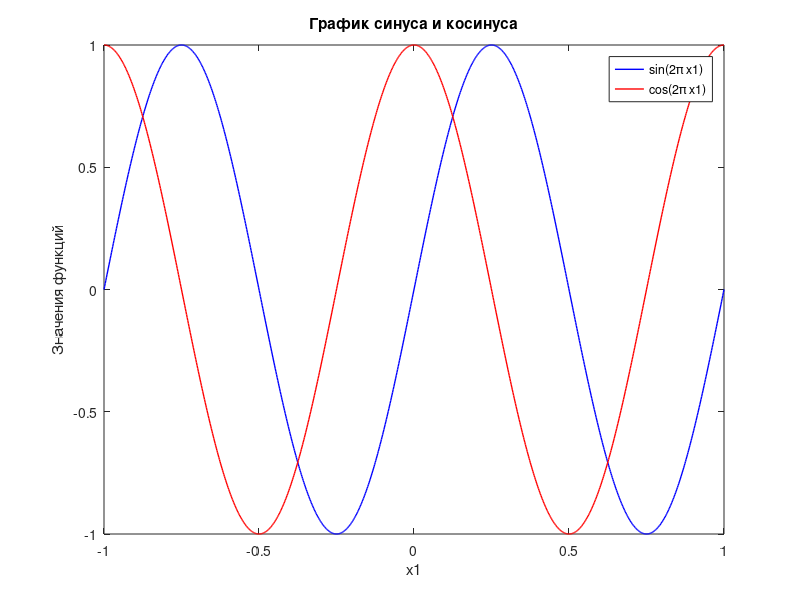
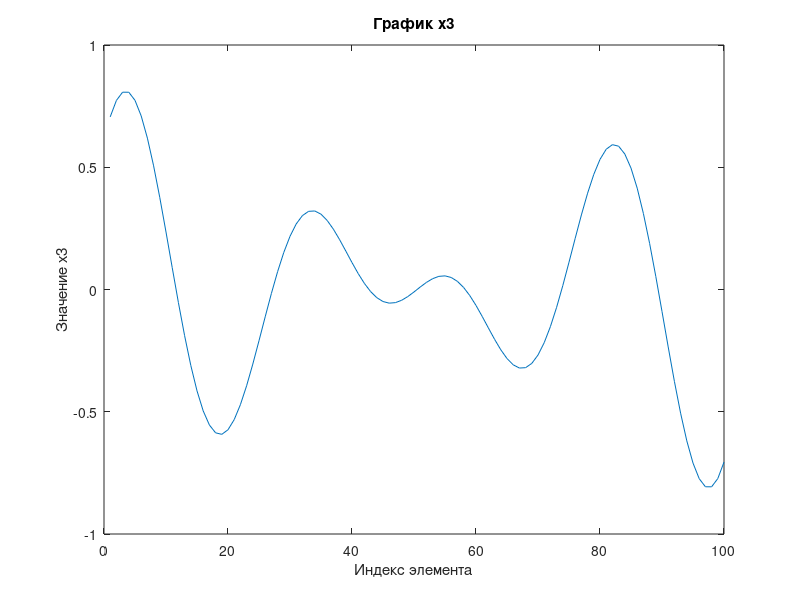
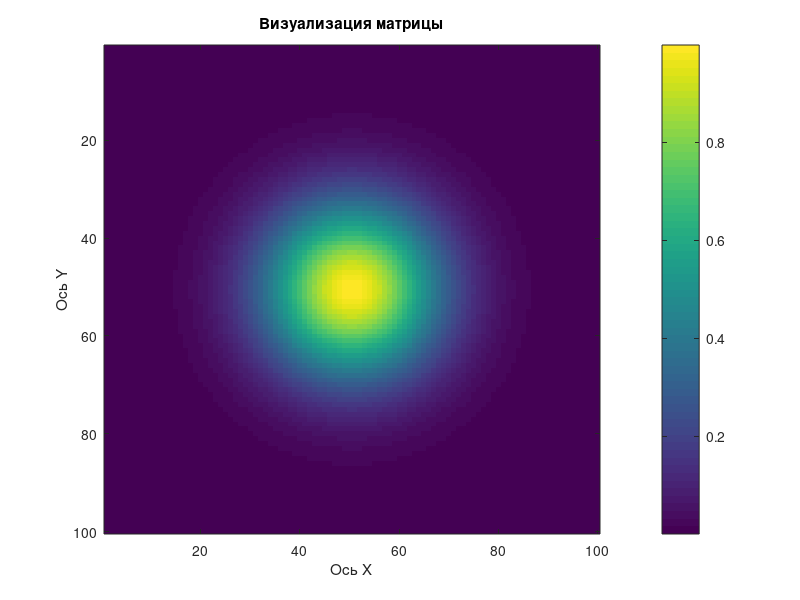

Write the MATLAB code that produced these figures, in order.
close all;
%1 задание
disp('ЗАДАНИЕ 1');
% Создаем матрицу x1 размером 12x12, например, заполненную случайными числами от 0 до 1
x1 = rand(12, 12);

% Выделяем подматрицу x2 размером 5x5, содержащую последние пять элементов x1 по строкам и столбцам
x2 = x1(end-4:end, end-4:end);

% Выводим x1 и x2 на экран
disp('Матрица x1:');
disp(x1);
disp('Подматрица x2:');
disp(x2);

%2 задание
disp('ЗАДАНИЕ 2');
x1 = rand(12, 12);
disp('Матрица x1:');
disp(x1);
#Создание матрицы x3 с четными строками матрицы x1
x2 = x1(2:2:end, :);
% Создание матрицы x3 с нечетными столбцами матрицы x1
x3 = x1(:, 1:2:end);
disp('Матрица x2:');
disp(x2);
disp('Матрица x3:');
disp(x3);

%3 задание
disp('ЗАДАНИЕ 3');
x1 = linspace(-1,1,100);
disp(x1);
%line1 = -1:(1 - (-1))/ (100 -1 ):1;
x1(x1 < 0.5) = 0;
disp(x1);

%4 задание
disp('ЗАДАНИЕ 4');
x1 = rand(5);
x2 = rand(5);
res1 = x1 * x2;
res2 = x1 .* x2;
disp('Матрица 1:');
disp(x1);
disp('Матрица 2');
disp(x2);
disp('Матричное перемножение');
disp(res1);
disp('Поэлементное перемножение');
disp(res2);

%5 задание
disp('ЗАДАНИЕ 5');
% Создание вектор-строки и вектор-столбца с 3 случайными элементами
x1 = rand(1, 3); % Вектор-строка
x2 = rand(3, 1); % Вектор-столбец
res1 = x1 * x2;
res2 = x1 .* x2;
disp('Матрица 1:');
disp(x1);
disp('Матрица 2');
disp(x2);
disp('Матричное перемножение');
disp(res1);
disp('Поэлементное перемножение');
disp(res2);
%6 задание
disp('ЗАДАНИЕ 6');
n = 11;
k = 12;
m = 13;
x1 = rand(n, k);
x2 = rand(k, m);
tic;
x3 = x1 * x2;
time1 = toc;

x3_new = zeros(n, m);
tic;
for i = 1:n
    for j = 1:m
        for k_index = 1:k
            x3_new(i, j) = x3_new(i, j) + x1(i, k_index) * x2(k_index, j);
        end
    end
end
%Инициализируется матрица x3_new  нулями.
%С помощью трех вложенных циклов (i для строк n, j для столбцов m и k_index для суммирования произведений элементов строки на столбец) выполняется умножение матриц поэлементно:
%каждый элемент (i, j) в результирующей матрице является суммой произведений соответствующих элементов i-й строки первой матрицы и j-го столбца второй матрицы.
time2 = toc;
disp('Матричное перемножение:');
disp('Time:');
disp(time1);
disp(x3);
disp('Поэлементный алгоритм:');
disp('Time:');
disp(time2);
disp(x3_new);
%7 задание
disp('ЗАДАНИЕ 7');
x1 = rand(1, 10)
x2 = zeros(1, 10-1);
tic; %Поэлементный подход
for i = 1:(10-1)
    x2(i) = x1(i+1) - x1(i);
end
time1 = toc;
disp('Поэлементный алгоритм:');
disp('Time:');
disp(time1);
x2
tic;
x2 = x1(2:end) - x1(1:end-1); %векторизованный вариант
time2 = toc;
disp('Векторизованный алгоритм:');
disp('Time:');
disp(time2);
x2
%8 задание
disp('ЗАДАНИЕ 8');
x1 = rand(7);
x2 = zeros(size(x1)); % Инициализация x2 нулями того же размера, что и x1
for i = 2:7
    x2(i,:) = x1(i,:) - x1(i-1,:); % Вычитаем предыдущую строку из текущей
end
x3 = zeros(size(x1)); % Инициализация x3 нулями того же размера, что и x1
for j = 2:7
    x3(:,j) = x1(:,j) - x1(:,j-1); % Вычитаем предыдущий столбец из текущего
end
x1
x2
x3
%9 задание
disp('ЗАДАНИЕ 9');
x1 = rand(1, 10);
     % Создание вектора x2
x2 = zeros(1, 10-2); % Инициализация вектора x2 нулями; его длина на 2 меньше длины x1
for i = 1:(10-2)
    x2(i) = mean(x1(i:i+2)); % Среднее значение трех соседних элементов вектора x1
end
x1
x2
%10 задание
disp('ЗАДАНИЕ 10');
x1 = rand(10)
x2 = x1(x1<0.5)
%x2_matrix = zeros(size(x1));
%x2_matrix(x1 < 0.5) = x1(x1 < 0.5);

%11 задание
disp('ЗАДАНИЕ 11');
x1 = rand(10)
x2 = x1 < 0.5; % Создание логической матрицы, где true (1) если элемент x1 < 0.5, иначе false (0)
x2 = double(x2) % Преобразование логической матрицы в числовую

%12 задание
disp('ЗАДАНИЕ 12');
n = 5; % Размер матрицы
x = linspace(-1, 1, n); % Вектор значений от -1 до 1 по оси X
y = linspace(-1, 1, n); % Вектор значений от -1 до 1 по оси Y
[X, Y] = meshgrid(x, y); % Создание матриц координат
% Вычисление расстояния от центра до каждой точки
x1 = sqrt((X).^2 + (Y).^2)

%13 задание
disp('ЗАДАНИЕ 13 график');
x1 = linspace(-1, 1, 1000);
x2 = sin(2 * pi * x1);
x3 = cos(2 * pi * x1);
figure;
% Построение графика для x2
plot(x1, x2, 'b', 'LineWidth', 1);
hold on;
% Добавление x3 на график
plot(x1, x3, 'r', 'LineWidth', 1);
hold off;
% Добавление легенды и заголовка
legend('sin(2\pi x1)', 'cos(2\pi x1)');
title('График синуса и косинуса');
xlabel('x1');
ylabel('Значения функций');

%14 задание
disp('ЗАДАНИЕ 14');
x1 = linspace(-1, 1, 1000);
% Поэлементное вычисление синуса
tic;
x2_loop = zeros(size(x1)); % Инициализация вектора x2
for i = 1:length(x1)
    x2_loop(i) = sin(x1(i)); % Вычисление синуса для каждого элемента
end
time1 = toc;
%Векторизованный метод
tic;
x2_vectorized = sin(x1); % Векторизованное вычисление синуса
time2 = toc;
disp('Поэлементное вычисление');
time1
%x2_loop
disp('Векторизованное вычисление');
time2
%x2_vectorized

%15 задание
disp('ЗАДАНИЕ 15');
x1 = rand(1, 4)
tic;
summa = sum(x1);
time1 = toc;

tic;
summ = 0;
for i = 1:length(x1)
    summ += x1(i);
end
time2 = toc;
disp('Встроенная функция');
time1
summa
disp('Поэлементное сложение');
time2
summ

%16 задание
disp('ЗАДАНИЕ 16');
x1 = linspace(-1, 1, 100);
x2 = linspace(-10, 10, 100);
% Вычисление x3 как произведение синуса x1 на косинус x2
x3 = sin(x1) .* cos(x2);
figure;
plot(x3)
title('График x3')
xlabel('Индекс элемента')
ylabel('Значение x3')

%17 задание
disp('ЗАДАНИЕ 17');
x1_real = rand(5, 5); % Реальная часть
x1_i = rand(5, 5); % Мнимая часть
x1 = x1_real + 1i*x1_i % Комплексная матрица
% Создание матриц x2 и x3, хранящих модуль и фазу чисел из x1
x2 = abs(x1) % Модуль комплексных чисел
x3 = angle(x1) % Фаза комплексных чисел (в радианах)
%18 задание
disp('ЗАДАНИЕ 18');
N = 100; % Размер матрицы
x = linspace(-1, 1, N); % Вектор значений от -1 до 1
[X, Y] = meshgrid(x, x); % Генерация координатных матриц

% Расчет расстояния от центра матрицы до каждой точки
x1 = sqrt(X.^2 + Y.^2);
x2 = exp(-x1.*x1/0.125);
figure;
imagesc(x2);
colorbar;
title('Визуализация матрицы');
xlabel('Ось X');
ylabel('Ось Y');
%19 задание
disp('ЗАДАНИЕ 19');
d = 1:10;
Matrix = diag(d)


